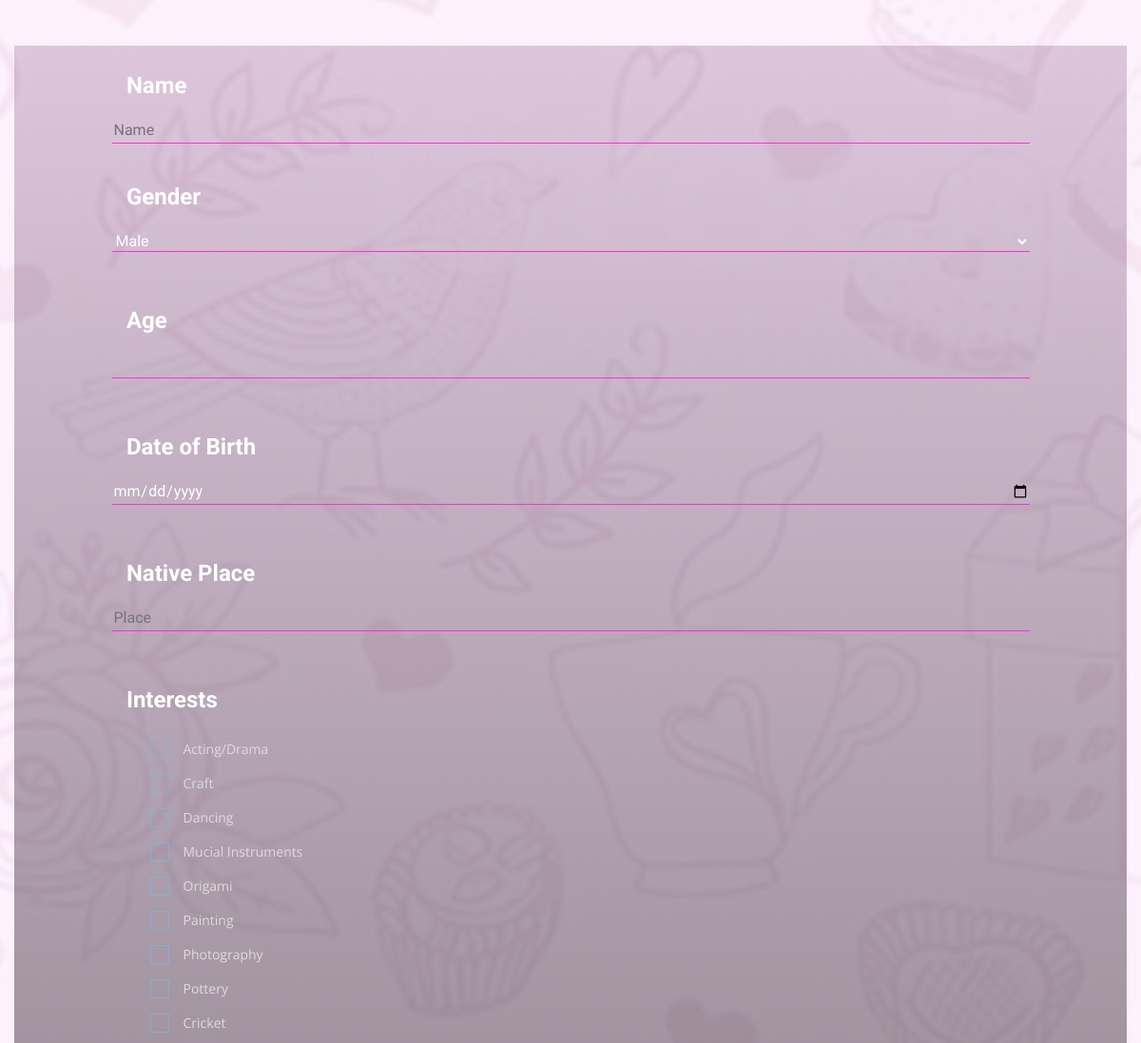
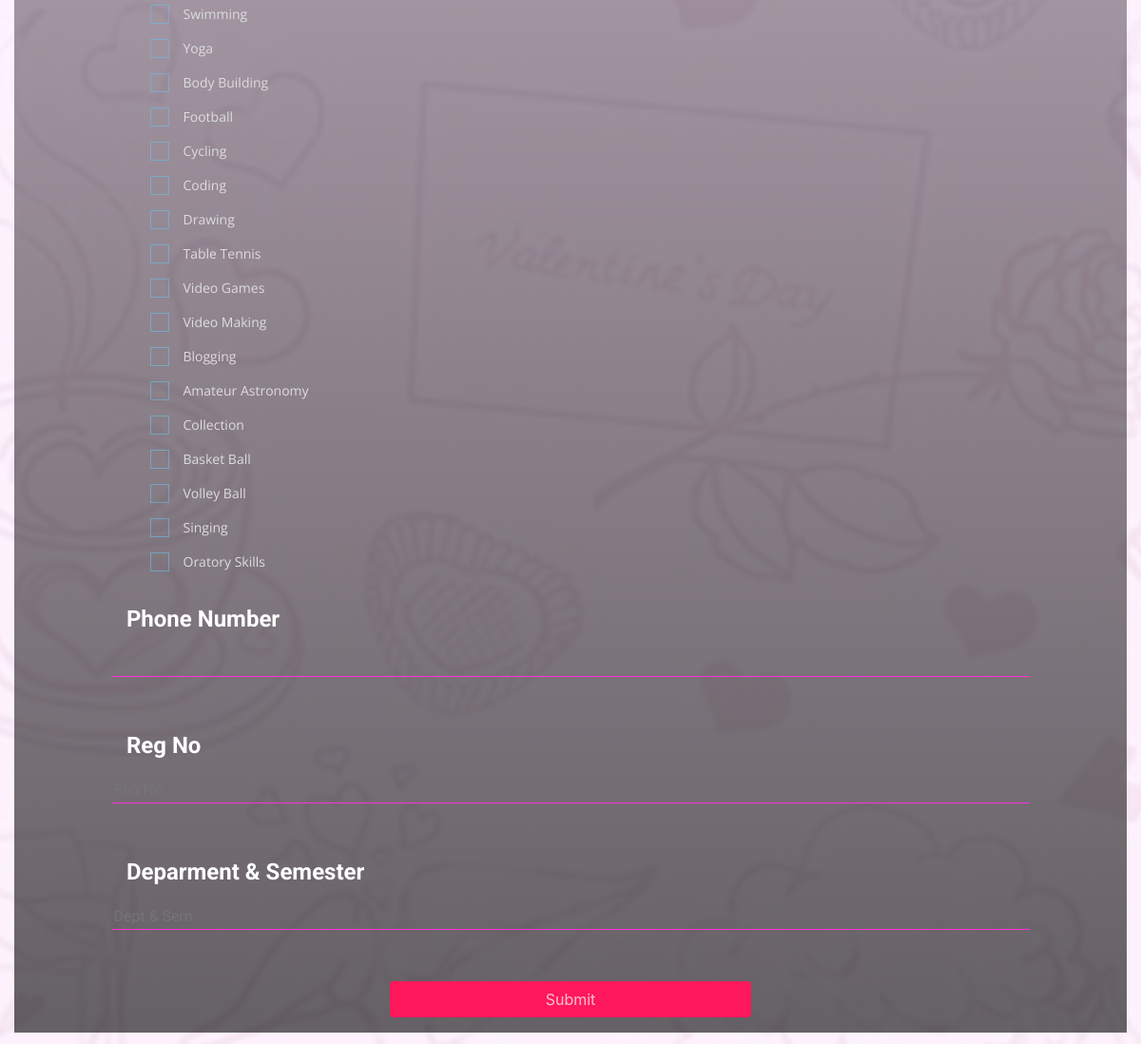
Screenshot of /form/ with the database file from the repository (2 pictures, top to bottom).
### app/models.py (models this page shows)
class Interests(models.Model):
    interets = models.CharField(max_length=32, blank=False, verbose_name="Interest", help_text="Interests that we have")
    category = models.CharField(max_length=32, blank=False, verbose_name="Category", help_text="category of interests")

### app/views.py (the view, shortened to what this page needs)
# urls.py: path('form/', views.form, name='form'),
def form(request):
    if request.method == "GET":
        analyzer()
        data = Interests.objects.all()
        return render(request, 'form.html', {'data': data})

### app/templates/form.html (shortened to what this page needs)
{% load staticfiles %}
<!DOCTYPE html>
<html>
<head>
    <link rel="stylesheet" href="https://cdnjs.cloudflare.com/ajax/libs/twitter-bootstrap/4.3.1/css/bootstrap.min.css">
    <link rel="stylesheet" href="{% static 'bootstrap/css/Responsive-Form-1.css' %}">
    <link rel="stylesheet" href="{% static 'bootstrap/css/Responsive-Form.css' %}">
    <link rel="stylesheet" href="{% static 'bootstrap/css/styles.css' %}">
</head>
<body style="background-image: url('{% static 'img/Valentine.jpg' %}');" >
    <div class="container-fluid">
        <div>
            <form>
                <div class="mt-5 form-group">
                    <div id="col-lg-8 col-sm-12" style="background:linear-gradient(to bottom, rgba(76,0,67,0.18) 0%, rgba(0, 0, 0, 0.6) 100%); ">
                        <div class="form-row" style="margin-right:0px;margin-left:0px;padding-top:24px;">
                            <div class="col-md-8 offset-md-1">
                                <p style="margin-left:2%;font-family:Roboto, sans-serif;font-size:24px;color:white"><strong>Name </strong></p>
                            </div>
                            <div class="col-md-10 offset-md-1">
                                <input id="name" class="input_content" type="text" style="margin-left:0px;font-family:Roboto, sans-serif; width: 100%; color: #fff;" name="name" placeholder="Name" maxlength = "32">
                            </div>
                        </div>
                        <div class="form-row" style="margin-right:0px;margin-left:0px;padding-top:24px;margin-top:-16px;">
                            <div class="col-md-8 offset-md-1">
                                <p style="margin-left:2%;font-family:Roboto, sans-serif;font-size:24px;color:white"><strong>Gender </strong></p>
                            </div>
                            <div class="col-md-10 offset-md-1">
                                <select id="gender" class="input_content" style="margin-left:0px;font-family:Roboto, sans-serif; width: 100%; color: #fff;" name="gender">
                                    <optgroup label="This is a group">
                                        <option value="1" selected="">Male</option>
                                    </optgroup>
                                </select>
                            </div>
                        </div>
                        <div class="form-row" style="margin-right:0px;margin-left:0px;padding-top:24px;">
                            <div class="col-md-8 offset-md-1">
                                <p style="margin-left:2%;font-family:Roboto, sans-serif;font-size:24px;color:white"><strong>Age</strong></p>
                            </div>
                            <div class="col-md-10 offset-md-1">
                                <input id="age" class=" input_content" style="margin-left:0px;font-family:Roboto, sans-serif; width: 100%; color: #fff;" name="birthDate" type="number" min="17" max="40">
                            </div>
                        </div>
                        <div class="form-row" style="margin-right:0px;margin-left:0px;padding-top:24px;">
                            <div class="col-md-8 offset-md-1">
                                <p style="margin-left:2%;font-family:Roboto, sans-serif;font-size:24px;color:white"><strong>Date of Birth</strong></p>
                            </div>
                            <div class="col-md-10 offset-md-1">
                                <input id="dob" class="input_content" style="margin-left:0px;font-family:Roboto, sans-serif; width: 100%; color: #fff;" name="birthDate" type="date">
                            </div>
                        </div>
                        <div class="form-row" style="margin-right:0px;margin-left:0px;padding-top:24px;">
                            <div class="col-md-8 offset-md-1">
                                <p style="margin-left:2%;font-family:Roboto, sans-serif;font-size:24px;color:white"><strong>Native Place</strong></p>
                            </div>
                            <div class="col-md-10 offset-md-1">
                                <input id="native_place" class="input_content" type="text" maxlength = "60" style="margin-left:0px;font-family:Roboto, sans-serif; width: 100%; color: #fff;" name="birthPlace" placeholder="Place">
                            </div>
                        </div>
                        <div class="form-row" style="margin-right:0px;margin-left:0px;padding-top:24px;">
                            <div class="col-md-8 offset-md-1">
                                <p style="margin-left:2%;font-family:Roboto, sans-serif;font-size:24px;color:white"><strong>Interests</strong></p>
                            </div>
                            <div class="col-md-10 offset-md-1">
                                <div class="boxes">
                                    {% for i in data %}
                                        <div class="myStyle">
                                            <label for="{{ i.interets }}">{{ i.interets }}</label>
                                        </div>
                                    {% endfor %}
                                </div>
                            </div>
                        </div>
                        <div class="form-row" style="margin-right:0px;margin-left:0px;padding-top:24px;">
                            <div class="col-md-8 offset-md-1">
                                <p style="margin-left:2%;font-family:Roboto, sans-serif;font-size:24px;color:white"><strong>Phone Number</strong></p>
                            </div>
                            <div class=" col-md-10 offset-md-1"><input id="phmob" class="input_content" type="text" maxlength = "13" style="margin-left:0px;font-family:Roboto, sans-serif; width: 100%; color: #fff;" placeholder="+91"></div>
                        </div>
                        <div class="form-row" style="margin-right:0px;margin-left:0px;padding-top:24px;">
                            <div class="col-md-8 offset-md-1">
                                <p style="margin-left:2%;font-family:Roboto, sans-serif;font-size:24px;color:white"><strong>Reg No </strong></p>
                            </div>
                            <div class="col-md-10 offset-md-1">
                                <input id="reg_no" class="input_content" type="text" style="margin-left:0px;font-family:Roboto, sans-serif; width: 100%; color: #fff;" name="name" placeholder="Reg No" maxlength = "11">
                            </div>
                        </div>
                        <div class="form-row" style="margin-right:0px;margin-left:0px;padding-top:24px;">
                            <div class="col-md-8 offset-md-1">
                                <p style="margin-left:2%;font-family:Roboto, sans-serif;font-size:24px;color:white"><strong>Deparment & Semester </strong></p>
                            </div>
                            <div class="col-md-10 offset-md-1"><input id="remarks" class="input_content" style="margin-left:0px;font-family:Roboto, sans-serif; width: 100%; color: #fff;" placeholder="Dept & Sem"  maxlength = "160" required/></div>
                        </div>
                        <div class="form-row" style="margin-right:0px;margin-left:0px;padding-top:24px;">
                            <div class="col-12 col-md-4 m-auto d-block">
                                <button id="submit_btn" class="btn reg-btn mb-3 " style="color: rgba(247,247,247,0.76); width: 100%;" type="submit">Submit</button>
                            </div>
                        </div>
                    </div>
                </div>
            </form>
        </div>
    </div>
</body>
</html>

### app/templates/form.html (style rules this page uses)
.reg-btn { background-color: rgb(255, 24, 92); }

### rows the page displays
Interests: interets "Acting/Drama"
Interests: interets "Craft"
Interests: interets "Dancing"
Interests: interets "Mucial Instruments"
Interests: interets "Origami"
Interests: interets "Painting"
Interests: interets "Photography"
Interests: interets "Pottery"
Interests: interets "Cricket"
Interests: interets "Swimming"
Interests: interets "Yoga"
Interests: interets "Body Building"
Interests: interets "Football"
Interests: interets "Cycling"
Interests: interets "Coding"
Interests: interets "Drawing"
Interests: interets "Table Tennis"
Interests: interets "Video Games"
Interests: interets "Video Making"
Interests: interets "Blogging"
Interests: interets "Amateur Astronomy"
Interests: interets "Collection"
Interests: interets "Basket Ball"
Interests: interets "Volley Ball"
Interests: interets "Singing"
Interests: interets "Oratory Skills"
